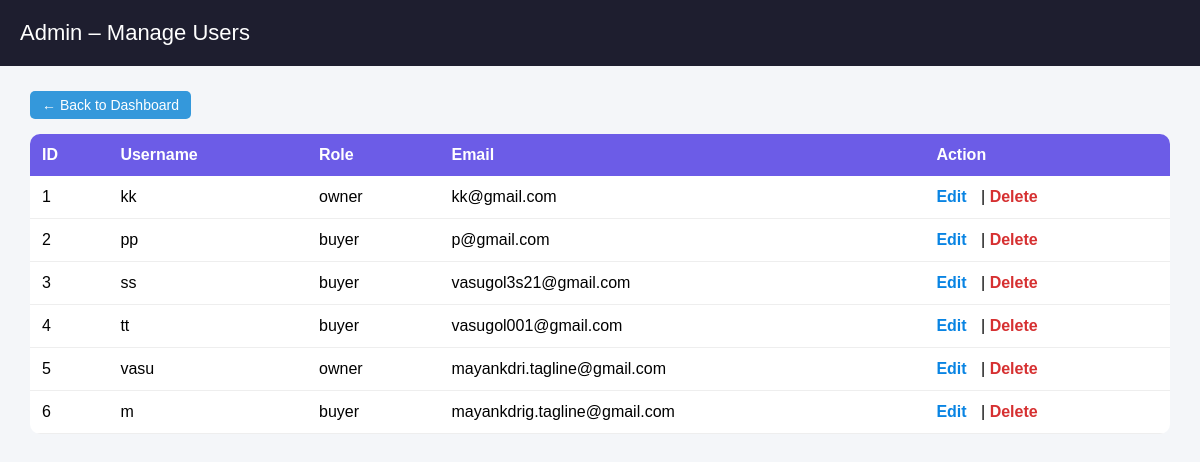
The page /admin/users (signed in) on the database its author committed.
### tables this page shows
CREATE TABLE users (
            id INTEGER PRIMARY KEY AUTOINCREMENT,
            role TEXT,
            username TEXT UNIQUE,
            password TEXT,
            email TEXT
        );

### app/admin/routes.py (the view)
@admin_bp.route("/admin/users")
def admin_users():
    if session.get("role") != "admin":
        return redirect(url_for("login"))
    conn = get_db()
    users = conn.execute("""
        SELECT id, username, role, email
        FROM users
        WHERE role != 'admin'
    """).fetchall()
    conn.close()
    return render_template("admin_users.html", users=users)

### app/db.py (called while the page is built)
def get_db():
    conn = sqlite3.connect("users.db", timeout=10)
    conn.row_factory = sqlite3.Row
    return conn

### app/templates/admin_users.html (shortened to what this page needs)
<!DOCTYPE html>
<html>
<head>
</head>
<body>
<div class="header">
    <span>Admin – Manage Users</span>
</div>
<div class="container">
    <div class="top-bar">
        <a href="/admin/dashboard" class="back-btn">← Back to Dashboard</a>
    </div>
    <table>
        <tr>
            <th>ID</th>
            <th>Username</th>
            <th>Role</th>
            <th>Email</th>
            <th>Action</th>
        </tr>
        {% for u in users %}
        <tr>
            <td>{{ u['id'] }}</td>
            <td>{{ u['username'] }}</td>
            <td>{{ u['role'] }}</td>
            <td>{{ u['email'] }}</td>
            <td>
                <a class="edit" href="/admin/edit-user/{{ u['id'] }}">Edit</a>
                |
                <a class="delete"
                   href="/admin/delete-user/{{ u['id'] }}"
                   onclick="return confirm('Delete user and all properties?')">
                   Delete
                </a>
            </td>
        </tr>
        {% endfor %}
    </table>
</div>
</body>
</html>

### app/templates/admin_users.html (style rules this page uses)
body { margin: 0; font-family: Arial, sans-serif; background: #f4f6f9; }
.header { background: #1e1e2f; color: white; padding: 20px; font-size: 22px; display: flex; justify-content: space-between; align-items: center; }
.back-btn { padding: 6px 12px; background: #3498db; color: white; border-radius: 5px; text-decoration: none; font-size: 14px; }
.container { padding: 30px; }
table { width: 100%; background: white; border-collapse: collapse; border-radius: 10px; overflow: hidden; }
th { background: #6c5ce7; color: white; padding: 12px; text-align: left; }
td { padding: 12px; border-bottom: 1px solid #eee; }
a.edit { color: #0984e3; font-weight: bold; text-decoration: none; margin-right: 10px; }
a.delete { color: #d63031; font-weight: bold; text-decoration: none; }
.top-bar { margin-bottom: 20px; }

### rows shown on the page
users: id "1", username "kk", role "owner", email "kk@gmail.com"
users: id "2", username "pp", role "buyer", email "p@gmail.com"
users: id "3", username "ss", role "buyer", email "vasugol3s21@gmail.com"
users: id "4", username "tt", role "buyer", email "vasugol001@gmail.com"
users: id "5", username "vasu", role "owner", email "mayankdri.tagline@gmail.com"
users: id "6", username "m", role "buyer", email "mayankdrig.tagline@gmail.com"
